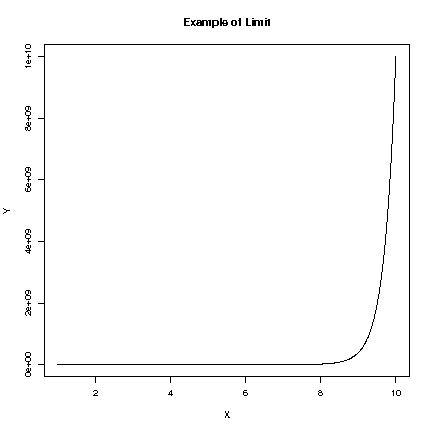

The script that drew this image:
x<-seq(1,10,0.01)
y<-x^x
plot(x,y,type='l', main="Example of Limit", xlab="X", ylab="Y")
